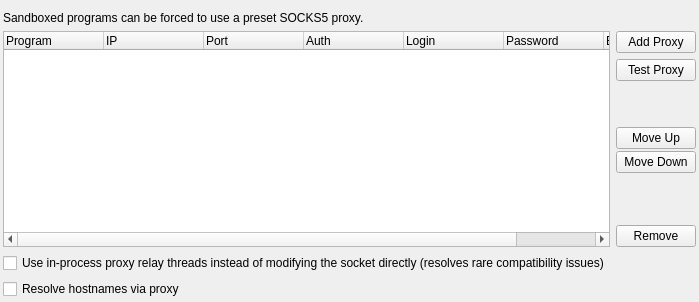
           <widget class="QWidget" name="tabNetProxy">
            <attribute name="title">
             <string>Internet Proxy</string>
            </attribute>
            <layout class="QGridLayout" name="gridLayout_64">
             <property name="leftMargin">
              <number>3</number>
             </property>
             <property name="rightMargin">
              <number>3</number>
             </property>
             <property name="bottomMargin">
              <number>3</number>
             </property>
             <item row="0" column="0">
              <layout class="QGridLayout" name="gridLayout_15">
               <item row="7" column="1">
                <widget class="QPushButton" name="btnDelProxy">
                 <property name="text">
                  <string>Remove</string>
                 </property>
                </widget>
               </item>
               <item row="0" column="0">
                <widget class="QLabel" name="label_180">
                 <property name="text">
                  <string>Sandboxed programs can be forced to use a preset SOCKS5 proxy.</string>
                 </property>
                 <property name="wordWrap">
                  <bool>true</bool>
                 </property>
                </widget>
               </item>
               <item row="3" column="1">
                <spacer name="verticalSpacer_33">
                 <property name="orientation">
                  <enum>Qt::Vertical</enum>
                 </property>
                 <property name="sizeHint" stdset="0">
                  <size>
                   <width>20</width>
                   <height>40</height>
                  </size>
                 </property>
                </spacer>
               </item>
               <item row="4" column="1">
                <layout class="QVBoxLayout" name="verticalLayout_3">
                 <property name="spacing">
                  <number>2</number>
                 </property>
                 <item>
                  <layout class="QHBoxLayout" name="horizontalLayout_4">
                   <item>
                    <widget class="QPushButton" name="btnMoveProxyUp">
                     <property name="text">
                      <string>Move Up</string>
                     </property>
                    </widget>
                   </item>
                  </layout>
                 </item>
                 <item>
                  <layout class="QHBoxLayout" name="horizontalLayout_5">
                   <item>
                    <widget class="QPushButton" name="btnMoveProxyDown">
                     <property name="text">
                      <string>Move Down</string>
                     </property>
                    </widget>
                   </item>
                  </layout>
                 </item>
                </layout>
               </item>
               <item row="9" column="0">
                <widget class="QCheckBox" name="chkProxyResolveHostnames">
                 <property name="text">
                  <string>Resolve hostnames via proxy</string>
                 </property>
                </widget>
               </item>
               <item row="2" column="1">
                <widget class="QPushButton" name="btnTestProxy">
                 <property name="text">
                  <string>Test Proxy</string>
                 </property>
                </widget>
               </item>
               <item row="1" column="1">
                <widget class="QPushButton" name="btnAddProxy">
                 <property name="text">
                  <string>Add Proxy</string>
                 </property>
                </widget>
               </item>
               <item row="1" column="0" rowspan="7">
                <widget class="QTreeWidget" name="treeProxy">
                 <property name="sortingEnabled">
                  <bool>false</bool>
                 </property>
                 <column>
                  <property name="text">
                   <string>Program</string>
                  </property>
                 </column>
                 <column>
                  <property name="text">
                   <string>IP</string>
                  </property>
                 </column>
                 <column>
                  <property name="text">
                   <string>Port</string>
                  </property>
                 </column>
                 <column>
                  <property name="text">
                   <string>Auth</string>
                  </property>
                 </column>
                 <column>
                  <property name="text">
                   <string>Login</string>
                  </property>
                 </column>
                 <column>
                  <property name="text">
                   <string>Password</string>
                  </property>
                 </column>
                 <column>
                  <property name="text">
                   <string>Bypass IPs</string>
                  </property>
                 </column>
                </widget>
               </item>
               <item row="5" column="1">
                <spacer name="verticalSpacer_41">
                 <property name="orientation">
                  <enum>Qt::Vertical</enum>
                 </property>
                 <property name="sizeHint" stdset="0">
                  <size>
                   <width>20</width>
                   <height>40</height>
                  </size>
                 </property>
                </spacer>
               </item>
               <item row="8" column="0">
                <widget class="QCheckBox" name="chkUseProxyThreads">
                 <property name="text">
                  <string>Use in-process proxy relay threads instead of modifying the socket directly (resolves rare compatibility issues)</string>
                 </property>
                </widget>
               </item>
              </layout>
             </item>
            </layout>
           </widget>
